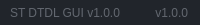
              <widget class="QFrame" name="frame_grip">
               <property name="minimumSize">
                <size>
                 <width>0</width>
                 <height>25</height>
                </size>
               </property>
               <property name="maximumSize">
                <size>
                 <width>16777215</width>
                 <height>25</height>
                </size>
               </property>
               <property name="styleSheet">
                <string notr="true">background-color: rgb(33, 37, 43);</string>
               </property>
               <property name="frameShape">
                <enum>QFrame::Shape::NoFrame</enum>
               </property>
               <property name="frameShadow">
                <enum>QFrame::Shadow::Raised</enum>
               </property>
               <layout class="QHBoxLayout" name="horizontalLayout_6">
                <property name="spacing">
                 <number>0</number>
                </property>
                <property name="leftMargin">
                 <number>0</number>
                </property>
                <property name="topMargin">
                 <number>0</number>
                </property>
                <property name="rightMargin">
                 <number>2</number>
                </property>
                <property name="bottomMargin">
                 <number>0</number>
                </property>
                <item>
                 <widget class="QFrame" name="frame_label_bottom">
                  <property name="frameShape">
                   <enum>QFrame::Shape::NoFrame</enum>
                  </property>
                  <property name="frameShadow">
                   <enum>QFrame::Shadow::Raised</enum>
                  </property>
                  <layout class="QHBoxLayout" name="horizontalLayout_7">
                   <property name="spacing">
                    <number>0</number>
                   </property>
                   <property name="leftMargin">
                    <number>10</number>
                   </property>
                   <property name="topMargin">
                    <number>0</number>
                   </property>
                   <property name="rightMargin">
                    <number>10</number>
                   </property>
                   <property name="bottomMargin">
                    <number>0</number>
                   </property>
                   <item>
                    <widget class="QLabel" name="label_credits">
                     <property name="font">
                      <font/>
                     </property>
                     <property name="styleSheet">
                      <string notr="true">color: rgb(98, 103, 111);</string>
                     </property>
                     <property name="text">
                      <string>ST DTDL GUI v1.0.0</string>
                     </property>
                    </widget>
                   </item>
                   <item>
                    <widget class="QLabel" name="label_version">
                     <property name="maximumSize">
                      <size>
                       <width>100</width>
                       <height>16777215</height>
                      </size>
                     </property>
                     <property name="font">
                      <font/>
                     </property>
                     <property name="styleSheet">
                      <string notr="true">color: rgb(98, 103, 111);</string>
                     </property>
                     <property name="text">
                      <string>v1.0.0</string>
                     </property>
                     <property name="alignment">
                      <set>Qt::AlignmentFlag::AlignRight|Qt::AlignmentFlag::AlignTrailing|Qt::AlignmentFlag::AlignVCenter</set>
                     </property>
                    </widget>
                   </item>
                  </layout>
                 </widget>
                </item>
               </layout>
              </widget>
